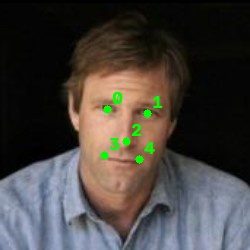
#> input picture src/keypoint_check.jpg, 250 x 250 px; its folder holds only this picture in this run
$ python auto_gamma_correct.py --input . --output out
#> lines starting #> are read from the running program, lines starting #| are printed output that depends on the picture
#> in process_folder, image is the input picture: shape (250, 250, 3); mean B, G, R 62.2, 65.7, 70.3
### src/lighting.py
"""
Degrades a folder of aligned face crops with a global gamma shift
(output = input^gamma on pixels in [0,1]; gamma < 1 brightens).

Input: a folder of aligned crops and one or more --gamma-values.
Output: one subfolder per gamma value under --output-root.
Report section: Methodology / Data Processing and Perturbations.
"""
import argparse
from pathlib import Path

import cv2
import numpy as np
from tqdm import tqdm


def apply_gamma(image: np.ndarray, gamma: float) -> np.ndarray:
    """
    Apply a gamma lighting shift on pixels normalised to [0, 1].

    gamma > 1 darkens (mid-tones pushed down), gamma < 1 brightens.
    """
    normalized = image.astype(np.float32) / 255.0
    shifted = np.power(normalized, gamma)
    return (shifted * 255.0).clip(0, 255).astype(np.uint8)


# [38 lines left out: functions process_folder, main, not called in this run]


# [2 lines that do not run on import are left out]

# Usage: python src/lighting.py --input data/processed/aligned/lfw --output-root data/processed/lighting/lfw --gamma-values 1.8

### src/auto_gamma_correct.py
"""
Training-free lighting correction: estimates the gamma that would bring an
image's mean brightness to TARGET_MEAN, then applies its inverse.

Input: a folder of (possibly degraded) images.
Output: a folder of corrected images.
Report section: Methodology / Mitigation Methods (auto-gamma).
"""
import argparse
from pathlib import Path

import cv2
import numpy as np
from tqdm import tqdm

from lighting import apply_gamma

TARGET_MEAN = 128.0
GAMMA_MIN, GAMMA_MAX = 0.05, 10.0


def estimate_gamma(image: np.ndarray, target_mean: float = TARGET_MEAN) -> float:
    """
    Estimate the gamma that would bring image's mean brightness to target_mean,
    without knowing how the image was originally darkened/brightened.

    Solves target_mean/255 = (mean/255)**gamma for gamma. Clamped so a near-black
    or near-white image (mean close to 0 or 255) can't blow up to an extreme value.
    """
#> called with target_mean = 128
    gray = cv2.cvtColor(image, cv2.COLOR_BGR2GRAY)
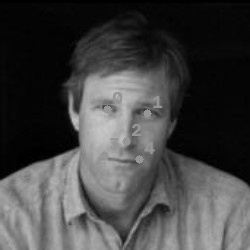
#> gray: shape (250, 250); min 0, max 201, mean 66.7
    mean = max(float(gray.mean()), 1e-3)
#> mean = 66.69
    gamma = np.log(target_mean / 255.0) / np.log(mean / 255.0)
#> gamma = 0.514
    return float(np.clip(gamma, GAMMA_MIN, GAMMA_MAX))


def auto_gamma_correct(image: np.ndarray, target_mean: float = TARGET_MEAN) -> np.ndarray:
    """Estimate and apply the corrective gamma in one step."""
    gamma = estimate_gamma(image, target_mean)
#> gamma = 0.514
    return apply_gamma(image, gamma)
#> in apply_gamma, `shifted = np.power(normalized, gamma)`:
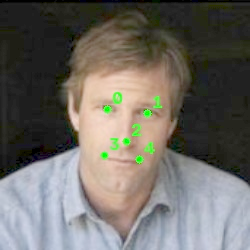
#> shifted: shape (250, 250, 3) float32; mean B, G, R 0.397, 0.42, 0.434


def process_folder(image_paths: list[Path], output_dir: Path, target_mean: float = TARGET_MEAN):
    """Auto-correct every image's brightness, writing to output_dir."""
    output_dir.mkdir(parents=True, exist_ok=True)

    skipped = []
    for image_path in tqdm(image_paths, desc="Auto-gamma correcting", unit="img"):
        image = cv2.imread(str(image_path))
        if image is None:
            skipped.append((image_path.name, "unreadable"))
            continue

        corrected = auto_gamma_correct(image, target_mean)
        cv2.imwrite(str(output_dir / image_path.name), corrected)

    print(f"Done. {len(skipped)} images skipped. Output: {output_dir}")
    for name, reason in skipped[:20]:
        print(f"  skipped: {name} ({reason})")
    if len(skipped) > 20:
        print(f"  ... and {len(skipped) - 20} more")


def main():
    parser = argparse.ArgumentParser(description="Auto-correct gamma/brightness on lighting-degraded face crops.")
    parser.add_argument("--input", required=True, help="Degraded crops folder, e.g. data/processed/lighting/lfw/gamma_2.5")
    parser.add_argument("--output", required=True, help="Output folder, e.g. data/processed/lighting_corrected/lfw/gamma_2.5")
    parser.add_argument("--target-mean", type=float, default=TARGET_MEAN, help=f"Target grayscale mean brightness. Default: {TARGET_MEAN}.")
    args = parser.parse_args()

    image_paths = sorted(Path(args.input).glob("*.jpg"))
    print(f"Found {len(image_paths)} images in {args.input}")
    process_folder(image_paths, Path(args.output), args.target_mean)


if __name__ == "__main__":
    main()

# Usage: python src/auto_gamma_correct.py --input data/processed/lighting/lfw/gamma_2.5 --output data/processed/lighting_corrected/lfw/gamma_2.5
